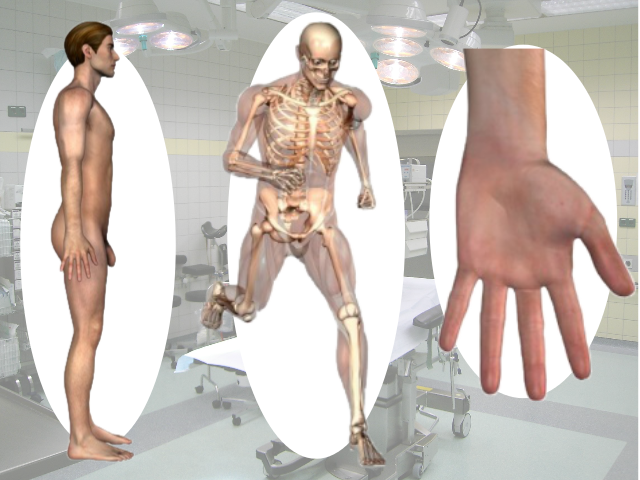
#> input picture src/layerImgs/skin.png, 640 x 480 px
$ python main_MR_merge_rotation.py   (Python 2 division)
#> lines starting #> are read from the running program, lines starting #| are printed output that depends on the picture; after the words box and inside, x2 and y2 are one past the last pixel; in counts of white or black regions, pixels touching at a corner belong together
# -*- coding: utf-8 -*-
"""
Created on Tue Jul 26 08:43:04 2016

@author: ROMANMUELLER

automatically finding matching points, calculate H, process images to compare, plots
"""
import cv2
import numpy as np

######################
# SETTIGNS

option = 1 #choose 0 for files, 1 for webcam

#images
imgLayer0Path = "./layerImgs/skin.png"
imgLayer1Path = "./layerImgs/muscles.png"
imgLayer2Path = "./layerImgs/skeleton.png"
imgLayer3Path = "./layerImgs/skeleton.png"
imgLayer4Path = "./layerImgs/skeleton.png"

imgMaskPath = "./layerImgs/maskRound.png"

cameraDeviceIndex = 0 #choose camera device [0,N-1], 0 for first device, 1 for second device etc.

# For captured camera images:
imgSourceDir = "./imgs2"
imgFileNameDesc = "img%03d.png"
imgStartIndex = 0
imgEndIndex = 200

displayOnProjector = True
determineKeyPointsFromMergedImg = True

### Parameters
minimumMatchCount = 8
homographyThreshold = 10
minKeypoints = 10
# For H feasability check
margin = (1800, 1600) #(x,y) x=>width, y=>height


#########################
# Functions


#rotation detection
# if no rotation, Rot = 0; if anticlockwise rotation(90+-30), Rot = 1, if
#clockwise rotation(90+-30), Rot = 2; else Rot = 3

# [60 lines left out: functions proj, checkH, not called in this run]

RotIndOrig = np.array([[320,320],[0,480],[1,1]])
Rot = 0
counter = 0
numOfH = 0
flag = 0
mode = 0

# [70 lines left out: functions rotation, switch, overlayWarp, not called in this run]

#########################
# Do IT


imgLayer0 = cv2.imread(imgLayer0Path, 1)
#> imgLayer0 is the input picture: shape (480, 640, 3); mean B, G, R 185.2, 192, 201.8
imgLayer1 = cv2.imread(imgLayer1Path, 1)
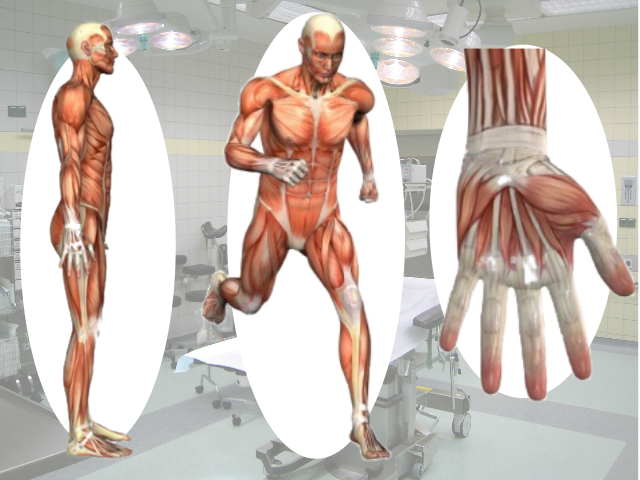
#> input picture src/layerImgs/muscles.png, 640 x 480 px
#> imgLayer1 is the input picture: shape (480, 640, 3); mean B, G, R 181.8, 189.5, 201.4
imgLayer2 = cv2.imread(imgLayer2Path, 1)
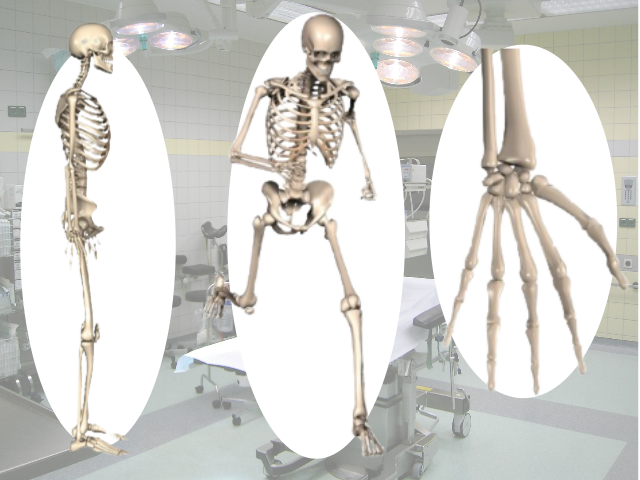
#> input picture src/layerImgs/skeleton.png, 640 x 480 px
#> imgLayer2 is the input picture: shape (480, 640, 3); mean B, G, R 207.2, 211.6, 212.2
imgLayer3 = cv2.imread(imgLayer3Path, 1)
imgLayer4 = cv2.imread(imgLayer4Path, 1)

### Load an prepare mask
imgMaskOrig = cv2.imread(imgMaskPath, 1)
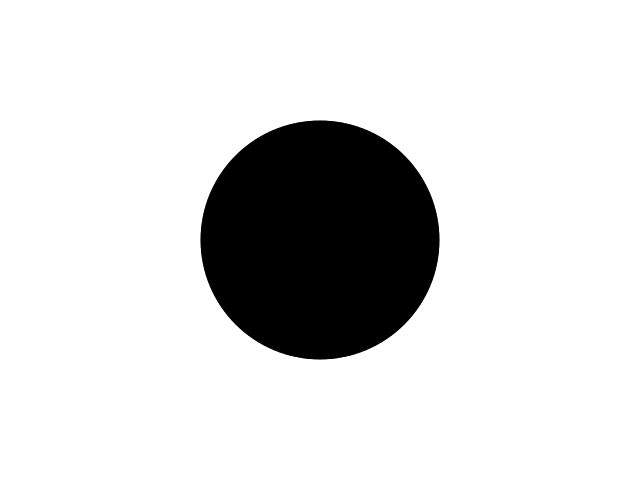
#> input picture src/layerImgs/maskRound.png, 640 x 480 px
#> imgMaskOrig is the input picture: shape (480, 640, 3); min 0, max 255, mean 217.7
if imgMaskOrig is None:
    print("The mas image " + imgMaskPath + " could not be read")

threshhold = 125
imgMask = imgMaskOrig.copy()
imgMask[imgMaskOrig >= threshhold] = 0
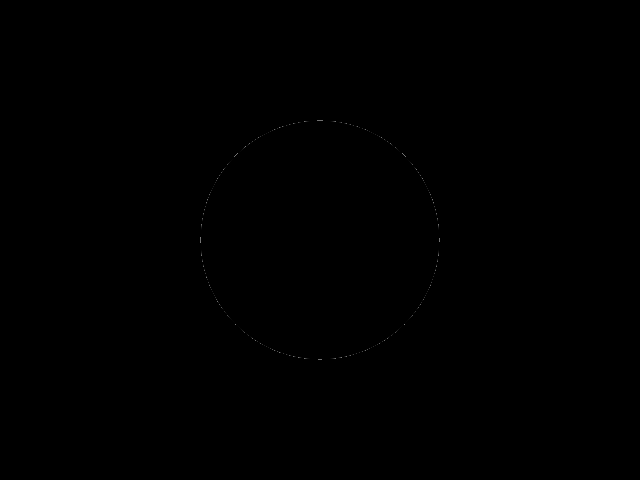
#> imgMask: shape (480, 640, 3); min 0, max 123, mean 0.1
imgMask[imgMaskOrig < threshhold] = 1
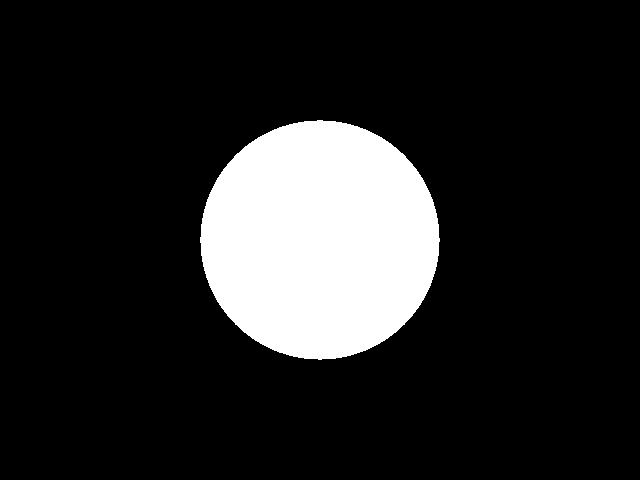
#> imgMask: shape (480, 640, 3); values 0 (black) and 1 (white), 14.6% white; 1 white region, box (x1, y1, x2, y2) and area: (200, 120, 440, 360) 44873


maskSize = (imgMask.shape[1], imgMask.shape[0])
#> maskSize = (640, 480)
maskCenter = np.array([maskSize[0] / 2, maskSize[1] / 2, 1])
#> maskCenter = [320, 240, 1]


#Init ORB detector and feature matcher
cv2.ocl.setUseOpenCL(False) #bugfix
orb = cv2.ORB_create()

bf = cv2.BFMatcher(cv2.NORM_HAMMING, crossCheck=True) #create BFMatcher object

keyPoints = orb.detect(imgLayer0, None)
#> keyPoints = 500 keypoints; strongest (x, y, size): (102, 78, 44.6), (102, 77, 31), (108, 267, 31), (109, 76, 44.6)
keyPoints, desPoints = orb.compute(imgLayer0, keyPoints)

if option == 1:
    #cam initialzation
#> (the run stopped early here; a loop or call above may not have finished)
